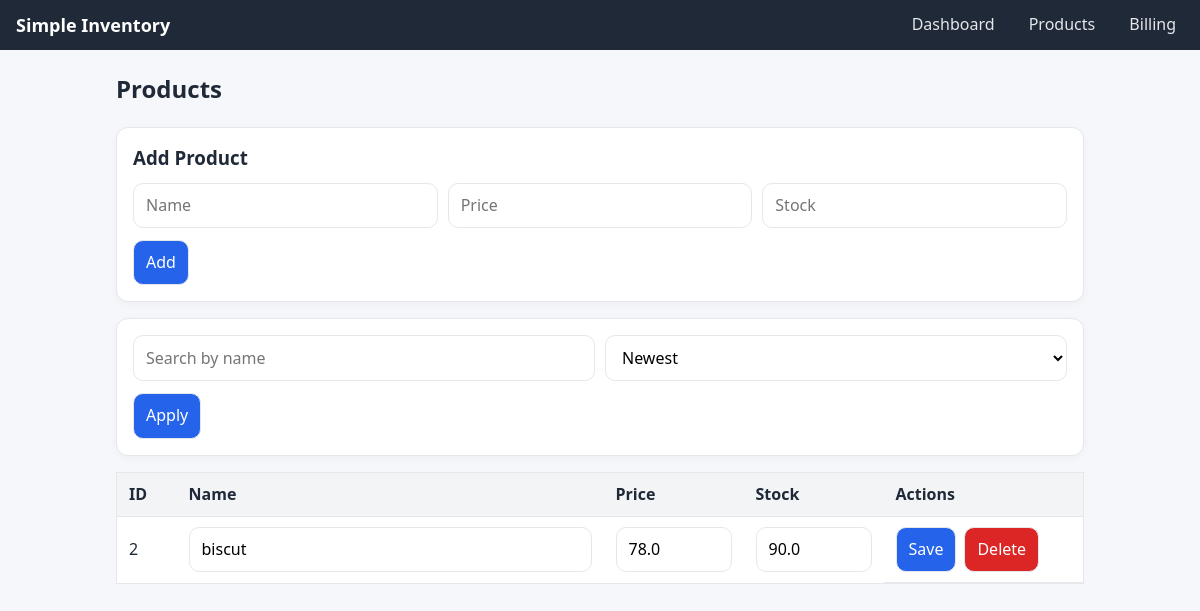
Page /products on the committed database.
### tables this page shows
CREATE TABLE products(
            id INTEGER PRIMARY KEY AUTOINCREMENT,
            name TEXT NOT NULL,
            price REAL NOT NULL DEFAULT 0,
            stock REAL NOT NULL DEFAULT 0
        );

### app.py (the view)
@app.route("/products")
def products():
    q = request.args.get("q", "").strip()
    sort = request.args.get("sort", "id_desc")
    valid_sorts = {
        "id_desc": "id DESC",
        "id_asc": "id ASC",
        "name_asc": "LOWER(name) ASC",
        "name_desc": "LOWER(name) DESC",
        "price_asc": "price ASC",
        "price_desc": "price DESC",
        "stock_asc": "stock ASC",
        "stock_desc": "stock DESC",
    }
    order_by = valid_sorts.get(sort, "id DESC")
    with get_db() as db:
        if q:
            items = db.execute(
                f"SELECT * FROM products WHERE name LIKE ? ORDER BY {order_by}",
                (f"%{q}%",),
            ).fetchall()
        else:
            items = db.execute(f"SELECT * FROM products ORDER BY {order_by}").fetchall()
    return render_template("products.html", items=items, q=q, sort=sort)

### app.py (called while the page is built)
def get_db():
    conn = sqlite3.connect(DB)
    conn.row_factory = sqlite3.Row
    return conn

### templates/products.html (shortened to what this page needs)
{% extends "base.html" %}
{% block content %}
<h2>Products</h2>
<form method="POST" action="{{ url_for('add_product') }}" class="card" style="margin-bottom:16px;">
  <h3 style="margin-top:0;">Add Product</h3>
  <div class="row">
    <input name="name" placeholder="Name" required>
    <input name="price" type="number" step="0.01" placeholder="Price" required>
    <input name="stock" type="number" step="0.01" placeholder="Stock" required>
  </div>
  <button type="submit">Add</button>
</form>
<form method="GET" action="{{ url_for('products') }}" class="card" style="margin-bottom:16px;">
  <div class="row">
    <input name="q" placeholder="Search by name" value="{{ q or '' }}">
    <select name="sort">
      <option value="id_desc"   {% if sort=='id_desc' %}selected{% endif %}>Newest</option>
    </select>
  </div>
  <button type="submit">Apply</button>
</form>
<table class="table">
  <thead>
    <tr>
      <th style="width:60px;">ID</th>
      <th>Name</th>
      <th style="width:140px;">Price</th>
      <th style="width:140px;">Stock</th>
      <th style="width:200px;">Actions</th>
    </tr>
  </thead>
  <tbody>
  {% for i in items %}
    <tr>
      <form method="POST" action="{{ url_for('update_product', pid=i.id) }}">
        <td>{{ i.id }}</td>
        <td><input name="name" value="{{ i.name }}" required></td>
        <td><input name="price" type="number" step="0.01" value="{{ i.price }}" required></td>
        <td><input name="stock" type="number" step="0.01" value="{{ i.stock }}" required></td>
        <td class="actions">
          <button type="submit">Save</button>
      </form>
          <form method="POST" action="{{ url_for('delete_product', pid=i.id) }}"
                onsubmit="return confirm('Delete this product?')" style="display:inline;">
            <button type="submit" class="danger">Delete</button>
          </form>
    </tr>
  {% else %}
    <tr><td colspan="5">No products yet. Use the form above to add your first one.</td></tr>
  {% endfor %}
  </tbody>
</table>
{% endblock %}

### static/style.css (style rules this page uses)
* { box-sizing:border-box }
body { margin:0;font-family:system-ui,Arial,sans-serif;background:#f6f7fb;color:#1f2937;line-height:1.45 }
.card { background:#fff;border:1px solid #e5e7eb;border-radius:12px;padding:16px;box-shadow:0 2px 8px rgba(0,0,0,.04) }
.row { display:grid;gap:10px;margin-bottom:12px;grid-template-columns:repeat(auto-fit,minmax(160px,1fr)) }
input,select,button,.btn { padding:10px 12px;border:1px solid #e5e7eb;border-radius:10px;background:#fff;font:inherit }
button,.btn { background:#2563eb;color:#fff;cursor:pointer;text-decoration:none;display:inline-block }
.table { width:100%;border-collapse:collapse;background:#fff;border:1px solid #e5e7eb }
.table th,.table td { padding:10px 12px;border-bottom:1px solid #e5e7eb }
.table th { background:#f3f4f6;text-align:left }
.table input { width: 100%; }
* { box-sizing: border-box; }
:root { --bg: #f6f7fb; --text: #1f2937; --muted: #6b7280; --card: #ffffff; --border: #e5e7eb; --primary: #2563eb; --primary-600: #1d4ed8; --danger: #dc2626; --danger-600: #b91c1c; }
html, body { height: 100%; }
body { margin: 0; font-family: system-ui, -apple-system, Segoe UI, Roboto, Arial, sans-serif; background: var(--bg); color: var(--text); line-height: 1.45; }
.card { background: var(--card); border: 1px solid var(--border); border-radius: 12px; padding: 16px; box-shadow: 0 2px 8px rgba(0,0,0,.04); }
.card h3 { margin: 0 0 12px; }
.row { display: grid; gap: 10px; margin-bottom: 12px; grid-template-columns: repeat(auto-fit, minmax(160px, 1fr)); }
input, select, button, .btn { padding: 10px 12px; border: 1px solid var(--border); border-radius: 10px; background: #fff; font: inherit; }
button, .btn { background: var(--primary); color: #fff; cursor: pointer; text-decoration: none; display: inline-block; }
button.danger { background: var(--danger); }
.table { width: 100%; border-collapse: collapse; background: var(--card); border: 1px solid var(--border); }
.table th, .table td { padding: 10px 12px; border-bottom: 1px solid var(--border); vertical-align: middle; }
.table th { text-align: left; background: #f3f4f6; font-weight: 600; }
.actions { display: flex; gap: 8px; align-items: center; }

### rows in the picture
products: id "2", name "biscut", price "78.0", stock "90.0"
